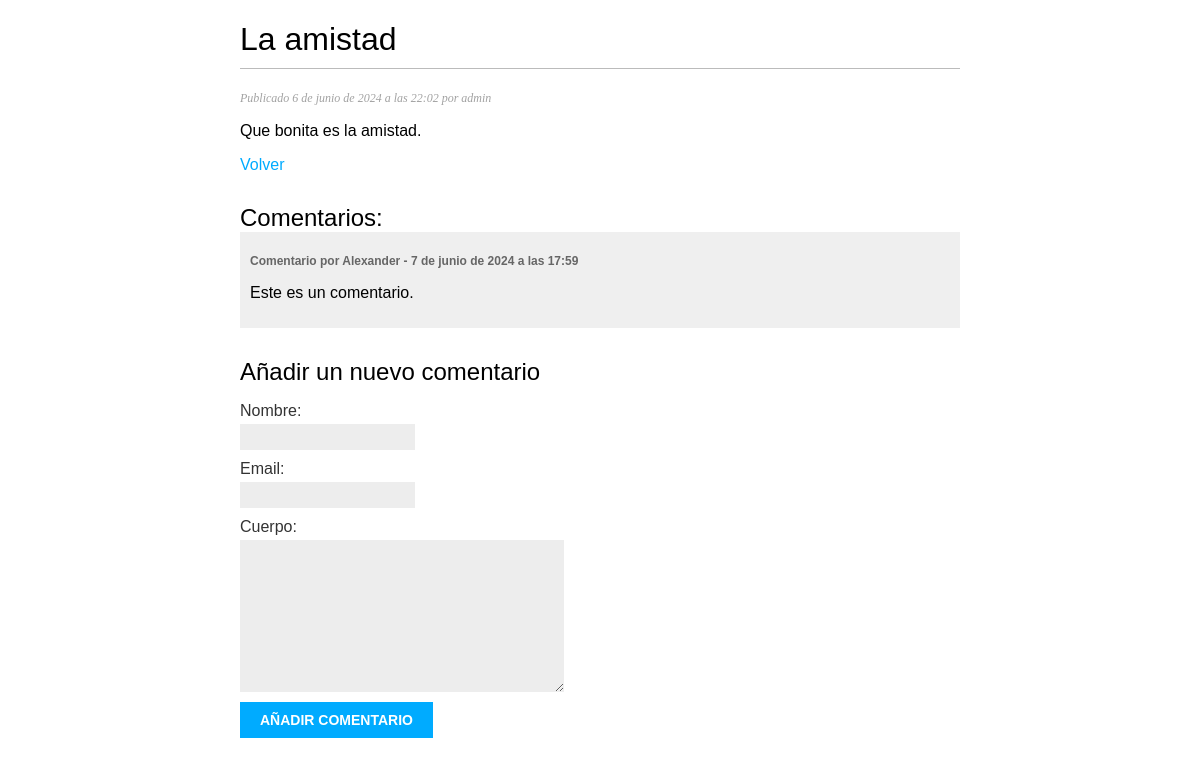
Before: /blog/2024/6/6/la-amistad/ with the older database file.
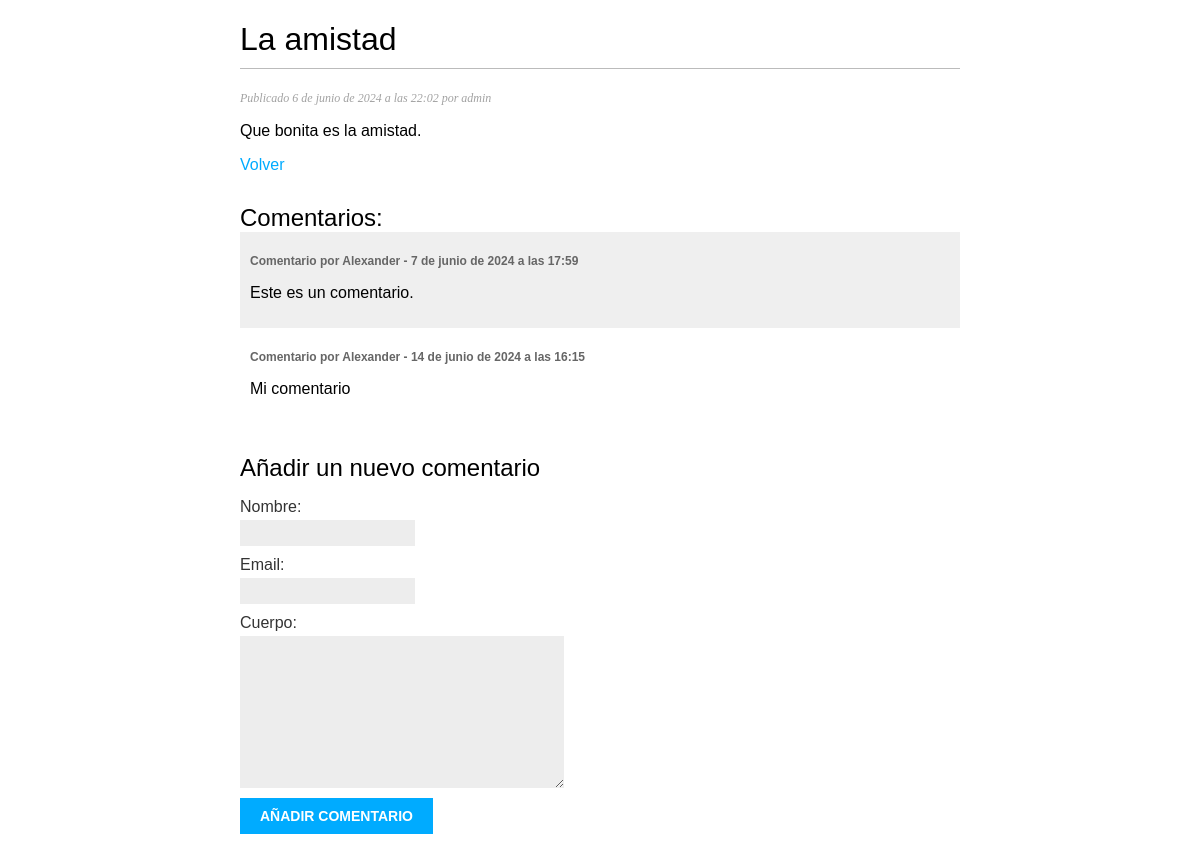
After: the same page with the newer database file.
### blog/models.py (models this page shows, shortened)
class Post(models.Model):
    class Estado(models.TextChoices): # Enumeración de opciones de estado : Borrador y Publicado
        BORRADOR = 'BR', 'Borrador'
        PUBLICADO = 'PB', 'Publicado'
    titulo = models.CharField(max_length=250)
    slug = models.SlugField(max_length=250)
    autor = models.ForeignKey(User,
                               on_delete=models.CASCADE)
    cuerpo = models.TextField()
    fecha_publicado = models.DateTimeField(default=timezone.now)
    fecha_creado = models.DateTimeField(auto_now_add=True)
    estado = models.CharField(max_length=2,
                              choices=Estado.choices,
                              default=Estado.BORRADOR)

class Comentario(models.Model):
    post = models.ForeignKey(Post,
                             on_delete=models.CASCADE,
                             related_name='comentarios') # Relación inversa para acceder a los comentarios de un post.
    nombre = models.CharField(max_length=80)
    email = models.EmailField()
    cuerpo = models.TextField()
    fecha_creado = models.DateTimeField(auto_now_add=True)
    activo = models.BooleanField(default=True)

### blog/views.py (the view)
# urls.py: path('<int:year>/<int:month>/<int:day>/<slug:post>/',views.post_detalle,name='post_detalle'),
def post_detalle(request, year, month, day, post):
    post = get_object_or_404(Post,
                            estado=Post.Estado.PUBLICADO,
                            slug=post,
                            fecha_publicado__year=year,
                            fecha_publicado__month=month,
                            fecha_publicado__day=day)
    comentarios = post.comentarios.filter(activo=True)
    form = ComentarioForm()
    return render(request,
                  'blog/post/detalle.html',
                  {'post': post,
                   'comentarios': comentarios,
                   'form': form})

### blog/forms.py
class ComentarioForm(forms.ModelForm):
    class Meta:
        model = Comentario
        fields = ['nombre', 'email', 'cuerpo'] # Campos que se mostrarán en el formulario

### blog/templates/blog/post/detalle.html (shortened to what this page needs)
{% extends "base.html" %}
{% block content %}
    <h1>{{ post.titulo }}</h1>
    <p class="date">
        Publicado {{ post.fecha_publicado }} por {{ post.autor }}
    </p>
    {{ post.cuerpo | linebreaks }}
    <p><a href="{% url 'blog:post_lista' %}">Volver</a></p>
    <h2>Comentarios: </h2>
    {% for comentario in comentarios %}
        <div class="comment">
            <p class="info">
                Comentario por {{ comentario.nombre }} - {{ comentario.fecha_creado }}
            </p>
            {{ comentario.cuerpo|linebreaks }}
        </div>
    {% empty %}
        <p>No hay ningun comentario</p>
    {% endfor %}
    <h2>Añadir un nuevo comentario</h2>
    <form action="{% url 'blog:post_comentar' post.id %}" method="post">
        {{ form.as_p }}
        <p><input type="submit" value="Añadir comentario"></p>
    </form>
{% endblock %}

### blog/templates/base.html (shortened to what this page needs)
{% load static %}
<!DOCTYPE html>
<html>
<head>
    <link href="{% static 'css/blog.css' %}" rel="stylesheet">
</head>
<body>
    <div id="content">
        {% block content %}
        {% endblock %}
    </div>
</body>
</html>

### blog/static/css/blog.css (style rules this page uses)
body { margin: 0; padding: 0; font-family: helvetica, sans-serif; }
a { color: #00abff; text-decoration: none; }
h1 { font-weight: normal; border-bottom: 1px solid #bbb; padding: 0 0 10px 0; }
h2 { font-weight: normal; margin: 30px 0 0; }
#content { width: 60%; margin: 0 auto; }
p.date { color: #a2a2a2; font-family: georgia, serif; font-size: 12px; font-style: italic; }
label { float: left; clear: both; color: #333; margin-bottom: 4px; }
input, textarea { clear: both; float: left; margin: 0 0 10px; background: #ededed; border: 0; padding: 6px 10px; font-size: 12px; }
input[type=submit] { font-weight: bold; background: #00abff; color: #fff; padding: 10px 20px; font-size: 14px; text-transform: uppercase; }
.comment { padding: 10px; }
.comment:nth-child(even) { background: #efefef; }
.comment .info { font-weight: bold; font-size: 12px; color: #666; }

Changed rows visible on the page:
added Comentario: nombre "Alexander", fecha_creado "14 de junio de 2024 a las 16:15", cuerpo "Mi comentario"
